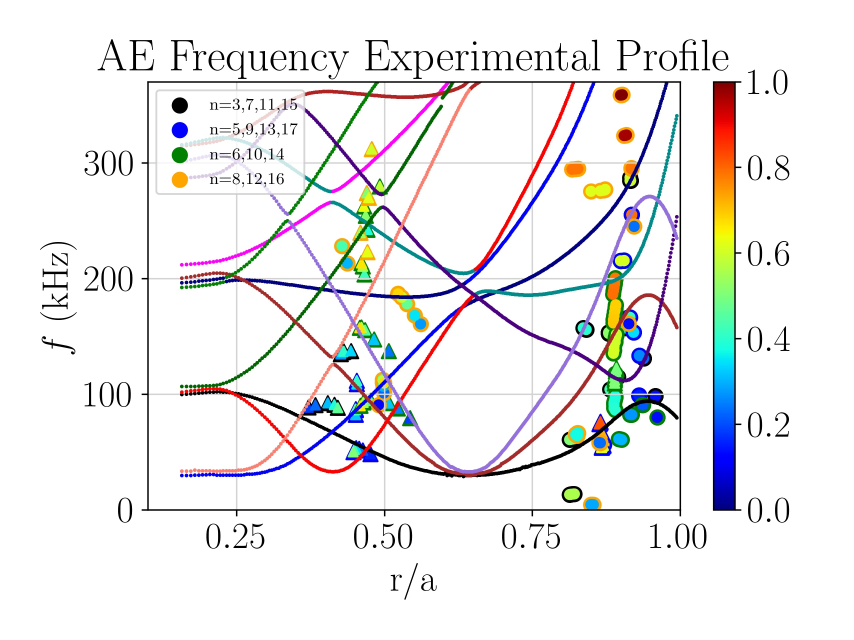
#> input picture Alfvén_Continuum_Analisis/Frequency_Experimental Profile_Analysis.jpg, 2560 x 1920 px (shown at 1/3 size); its folder holds only this picture in this run
$ python -i output_eigenfunctions_TK.py   (imports and definitions only)
#> lines starting #> are read from the running program, lines starting #| are printed output that depends on the picture
#!/usr/bin/env python
# coding: utf-8
import pandas as pd
import matplotlib.pyplot as plt
import os
import numpy as np
from ipywidgets import interact, interactive, fixed
from IPython.display import clear_output
from mpl_toolkits.axes_grid1.inset_locator import zoomed_inset_axes
from mpl_toolkits.axes_grid1.inset_locator import mark_inset
from PIL import Image
from PyPDF2 import PdfFileWriter, PdfFileReader


# [91 lines left out: functions create_files, remove_files, plasma_parameters, get_main_data, not called in this run]


#Print file important data
def get_values(data_frame):
    data = data_frame.abs()
    df_desc = data.describe()
    s_max = df_desc.loc["max"]
    dominant_mode = s_max[s_max.isin([ max(df_desc.loc["max"])])].index[0]
    radial_pos = np.argmax(data[dominant_mode].values)
    sol = dominant_mode[0]

    #obtain second maximum in resonance
    data = data.drop(dominant_mode,axis=1)
    for col in data.columns:
        if sol not in col:
            data = data.drop(col,axis=1)

    #treshold = 1
    #while(treshold <= 0.08):
    df_desc_sec = data.describe()
    s_max = df_desc_sec.loc["max"]
    dominant_mode_2 = s_max[s_max.isin([ max(df_desc_sec.loc["max"])])].index[0]
    radial_pos_2 = np.argmax(data[dominant_mode_2].values)
    treshold = abs(radial_pos - radial_pos_2)/1000
    data = data.drop(dominant_mode_2,axis=1)

    n1 = dominant_mode.split("/")
    n2 = dominant_mode_2.split("/")
    m1 = n1[0].split("-")
    m2 = n2[0].split("-")

    n_1,n_2 = int(n1[1]),int(n2[1])
    m_1,m_2 = int(m1[1]),int(m2[1])

    if(n_1 == n_2):
        df_desc_3 = data.describe()
        s_max = df_desc_3.loc["max"]
        dominant_mode_3 = s_max[s_max.isin([ max(df_desc_3.loc["max"])])].index[0]
        radial_pos_3 = np.argmax(data[dominant_mode_3].values)
        treshold = abs(radial_pos - radial_pos_3)/1000
        data = data.drop(dominant_mode_3,axis=1)
    else:
        dominant_mode_3 = "--"
        radial_pos_3 = "--"

    if(n_1 != n_2):
        alfmode = "HAE"
    if(n_1 == n_2):
        if(m_1 + 1 == m_2 or m_1 - 1 == m_2):
            alfmode = "TAE/EAE"

    return dominant_mode, radial_pos, dominant_mode_2, radial_pos_2,dominant_mode_3, radial_pos_3, alfmode


# [74 lines left out: functions get_colors, eigenfunction_maps, not called in this run]

>>> import cv2
>>> picture = cv2.imread('../Alfvén_Continuum_Analisis/Frequency_Experimental Profile_Analysis.jpg', cv2.IMREAD_GRAYSCALE)
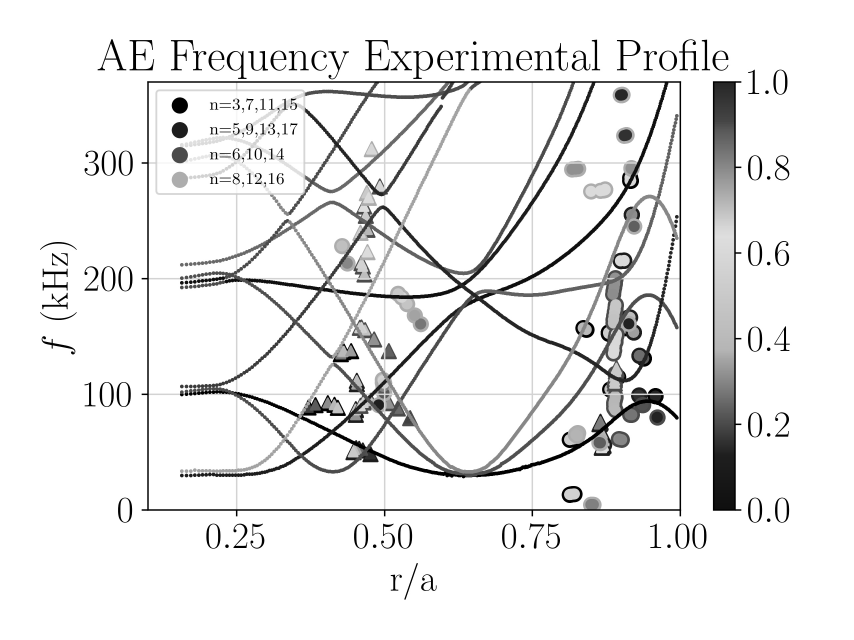
#> picture: shape (1920, 2560) (shown at 1/3 size); min 0, max 255, mean 236.4
#> (the run stopped early here; a loop or call above may not have finished)
